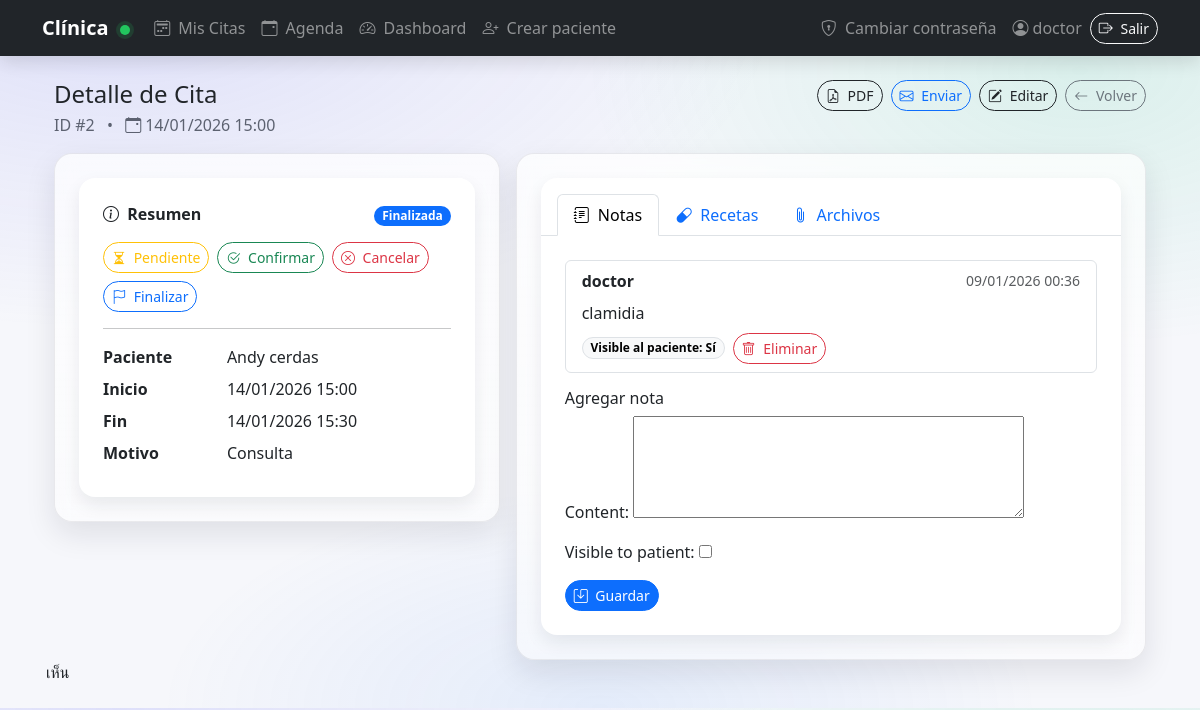
The app's page /appointments/2/ (signed in) with its own data.
### appointments/models.py (models this page shows, shortened)
class Appointment(models.Model):
    STATUS_CHOICES = [
        ("PENDING", "Pendiente"),
        ("CONFIRMED", "Confirmada"),
        ("CANCELLED", "Cancelada"),
        ("DONE", "Finalizada"),
    ]
    patient = models.ForeignKey(Patient, on_delete=models.PROTECT, related_name="appointments")
    doctor = models.ForeignKey(settings.AUTH_USER_MODEL, on_delete=models.PROTECT, related_name="doctor_appointments")
    start_time = models.DateTimeField()
    end_time = models.DateTimeField()
    reason = models.CharField(max_length=255, blank=True)
    status = models.CharField(max_length=20, choices=STATUS_CHOICES, default="PENDING")
    created_at = models.DateTimeField(auto_now_add=True)
    class Meta:
        ordering = ["-start_time"]

### patients/models.py (models this page shows)
class Patient(models.Model):
    user = models.OneToOneField(
        settings.AUTH_USER_MODEL,
        on_delete=models.CASCADE,
        related_name="patient_profile"
    )
    phone = models.CharField(max_length=20, blank=True)
    birth_date = models.DateField(null=True, blank=True)
    address = models.TextField(blank=True)
    created_at = models.DateTimeField(auto_now_add=True)
    def __str__(self):
        return self.user.get_full_name() or self.user.username

### notes/models.py (models this page shows, shortened)
class ClinicalNote(models.Model):
    appointment = models.ForeignKey(Appointment, on_delete=models.CASCADE, related_name="notes")
    author = models.ForeignKey(settings.AUTH_USER_MODEL, on_delete=models.PROTECT)
    content = models.TextField()
    visible_to_patient = models.BooleanField(default=False)
    created_at = models.DateTimeField(auto_now_add=True)
    class Meta:
        ordering = ["-created_at"]

### appointments/views.py (the view, shortened to what this page needs)
# urls.py: path("<int:pk>/", views.appointment_detail, name="appointment_detail"),
@login_required
def appointment_detail(request, pk):
    appointment = get_object_or_404(Appointment, pk=pk)
    is_patient = _is_patient(request.user)
    if is_patient and appointment.patient.user_id != request.user.id:
        messages.error(request, "No tienes permiso para ver esta cita.")
        return redirect("my_appointments")
    notes_qs = appointment.notes.all()
    prescriptions = appointment.prescriptions.all()
    files = appointment.files.all()
    form = None
    prescription_form = None
    file_form = None
    if not is_patient:
        if appointment.doctor_id != request.user.id:
            messages.error(request, "No tienes permiso para ver esta cita.")
            return redirect("doctor_agenda")
        form = ClinicalNoteForm()
        prescription_form = PrescriptionForm()
        file_form = AppointmentFileForm()
    if is_patient:
        notes_qs = notes_qs.filter(visible_to_patient=True)
    return render(
        request,
        "appointments/appointment_detail.html",
        {
            "appointment": appointment,
            "is_patient": is_patient,
            "notes": notes_qs,
            "form": form,
            "prescriptions": prescriptions,
            "files": files,
            "prescription_form": prescription_form,
            "file_form": file_form,
        },
    )

### notes/forms.py
class ClinicalNoteForm(forms.ModelForm):
    class Meta:
        model = ClinicalNote
        fields = ["content", "visible_to_patient"]
        widgets = {
            "content": forms.Textarea(attrs={"rows": 4}),
        }

### prescriptions/forms.py
class PrescriptionForm(forms.ModelForm):
    class Meta:
        model = Prescription
        fields = ["medication", "dosage", "frequency", "duration", "notes"]

### accounts/templatetags/user_extras.py (called while the page is built)
@register.filter
def has_patient_profile(user):
    return hasattr(user, "patient_profile")

### appointments/views.py (called while the page is built)
def _is_patient(user) -> bool:
    return hasattr(user, "patient_profile")

### appointments/templates/appointments/appointment_detail.html (shortened to what this page needs)
{% extends "base.html" %}
{% block content %}
<div class="container">
  <div class="d-flex align-items-start justify-content-between mb-3 flex-wrap gap-2">
    <div>
      <h1 class="h4 mb-1">Detalle de Cita</h1>
      <div class="muted">
        <span class="me-2">ID #{{ appointment.id }}</span>
        <span class="me-2">•</span>
        <span><i class="bi bi-calendar-event me-1"></i>{{ appointment.start_time|date:"d/m/Y H:i" }}</span>
      </div>
    </div>
    <div class="d-flex flex-wrap gap-2 align-items-center">
      {% if prescriptions %}
        <a class="btn btn-outline-dark btn-sm btn-pill"
           href="{% url 'appointment_prescriptions_pdf' appointment.id %}">
          <i class="bi bi-file-earmark-pdf me-1"></i> PDF
        </a>
      {% endif %}
      {% if not is_patient and prescriptions %}
        <form method="post" action="{% url 'appointment_prescriptions_email' appointment.id %}" class="m-0">
          <button class="btn btn-outline-primary btn-sm btn-pill" type="submit">
            <i class="bi bi-envelope me-1"></i> Enviar
          </button>
        </form>
      {% endif %}
      {% if not is_patient %}
        <a class="btn btn-outline-dark btn-sm btn-pill" href="{% url 'appointment_edit' appointment.id %}">
          <i class="bi bi-pencil-square me-1"></i> Editar
        </a>
      {% endif %}
      <a class="btn btn-outline-secondary btn-sm btn-pill" href="javascript:history.back()">
        <i class="bi bi-arrow-left me-1"></i> Volver
      </a>
    </div>
  </div>
  <div class="row g-3">
    <div class="col-lg-5">
      <div class="panel-glass p-3 p-md-4">
        <div class="card card-soft border-0">
          <div class="card-body p-4">
            <div class="d-flex align-items-center justify-content-between flex-wrap gap-2 mb-3">
              <div class="fw-semibold"><i class="bi bi-info-circle me-1"></i> Resumen</div>
              <div>
                {% if appointment.status == "CONFIRMED" %}
                  <span class="badge bg-success">Confirmada</span>
                {% elif appointment.status == "PENDING" %}
                  <span class="badge bg-warning text-dark">Pendiente</span>
                {% elif appointment.status == "CANCELLED" %}
                  <span class="badge bg-danger">Cancelada</span>
                {% elif appointment.status == "DONE" %}
                  <span class="badge bg-primary">Finalizada</span>
                {% else %}
                  <span class="badge text-bg-light border">{{ appointment.status }}</span>
                {% endif %}
              </div>
            </div>
            {% if not is_patient %}
              <div class="d-flex flex-wrap gap-2 mb-3">
                <form method="post" action="{% url 'appointment_set_status' appointment.id 'PENDING' %}" class="m-0">
                  <button type="submit" class="btn btn-outline-warning btn-sm btn-pill">
                    <i class="bi bi-hourglass-split me-1"></i> Pendiente
                  </button>
                </form>
                <form method="post" action="{% url 'appointment_set_status' appointment.id 'CONFIRMED' %}" class="m-0">
                  <button type="submit" class="btn btn-outline-success btn-sm btn-pill">
                    <i class="bi bi-check2-circle me-1"></i> Confirmar
                  </button>
                </form>
                <form method="post" action="{% url 'appointment_set_status' appointment.id 'CANCELLED' %}" class="m-0">
                  <button type="submit" class="btn btn-outline-danger btn-sm btn-pill">
                    <i class="bi bi-x-circle me-1"></i> Cancelar
                  </button>
                </form>
                <form method="post" action="{% url 'appointment_set_status' appointment.id 'DONE' %}" class="m-0">
                  <button type="submit" class="btn btn-outline-primary btn-sm btn-pill">
                    <i class="bi bi-flag me-1"></i> Finalizar
                  </button>
                </form>
              </div>
            {% endif %}
            <hr>
            <dl class="row mb-0">
              <dt class="col-sm-4">Paciente</dt>
              <dd class="col-sm-8">{{ appointment.patient|default:"—" }}</dd>
              <dt class="col-sm-4">Inicio</dt>
              <dd class="col-sm-8">{{ appointment.start_time|date:"d/m/Y H:i" }}</dd>
              <dt class="col-sm-4">Fin</dt>
              <dd class="col-sm-8">{{ appointment.end_time|date:"d/m/Y H:i" }}</dd>
              <dt class="col-sm-4">Motivo</dt>
              <dd class="col-sm-8">{{ appointment.reason|default:"—" }}</dd>
            </dl>
          </div>
        </div>
      </div>
    </div>
    <div class="col-lg-7">
      <div class="panel-glass p-3 p-md-4">
        <div class="card card-soft border-0">
          <div class="card-body p-0">
            <ul class="nav nav-tabs px-3 pt-3" role="tablist">
              <li class="nav-item" role="presentation">
                <button class="nav-link active" data-bs-toggle="tab" data-bs-target="#tab-notas" type="button" role="tab">
                  <i class="bi bi-journal-text me-1"></i> Notas
                </button>
              </li>
              <li class="nav-item" role="presentation">
                <button class="nav-link" data-bs-toggle="tab" data-bs-target="#tab-recetas" type="button" role="tab">
                  <i class="bi bi-capsule me-1"></i> Recetas
                </button>
              </li>
              <li class="nav-item" role="presentation">
                <button class="nav-link" data-bs-toggle="tab" data-bs-target="#tab-archivos" type="button" role="tab">
                  <i class="bi bi-paperclip me-1"></i> Archivos
                </button>
              </li>
            </ul>
            <div class="tab-content p-4">
              <div class="tab-pane fade show active" id="tab-notas" role="tabpanel">
                {% if notes %}
                  <div class="list-group mb-3">
                    {% for n in notes %}
                      <div class="list-group-item">
                        <div class="d-flex justify-content-between align-items-center flex-wrap gap-2">
                          <strong>{{ n.author|default:"—" }}</strong>
                          <span class="text-muted small">{{ n.created_at|date:"d/m/Y H:i" }}</span>
                        </div>
                        <div class="mt-2">{{ n.content }}</div>
                        <div class="mt-2 d-flex flex-wrap gap-2 align-items-center">
                          <span class="badge text-bg-light border">
                            Visible al paciente: {{ n.visible_to_patient|yesno:"Sí,No" }}
                          </span>
                          {% if not is_patient %}
                            <form method="post"
                                  action="{% url 'clinical_note_delete' appointment.id n.id %}"
                                  class="m-0"
                                  onsubmit="return confirm('¿Eliminar esta nota clínica?');">
                              <button class="btn btn-outline-danger btn-sm btn-pill" type="submit">
                                <i class="bi bi-trash me-1"></i> Eliminar
                              </button>
                            </form>
                          {% endif %}
                        </div>
                      </div>
                    {% endfor %}
                  </div>
                {% else %}
                  <p class="text-muted mb-3">No hay notas aún.</p>
                {% endif %}
                {% if form %}
                  <h3 class="h6 mt-3">Agregar nota</h3>
                  <form method="post">
                    {{ form.as_p }}
                    <button class="btn btn-primary btn-sm btn-pill" type="submit" name="save_note">
                      <i class="bi bi-save me-1"></i> Guardar
                    </button>
                  </form>
                {% endif %}
              </div>
            </div>
          </div>
        </div>
      </div>
    </div>
เห็น
  </div>
</div>
{% endblock %}

### templates/base.html (shortened to what this page needs)
{% load user_extras %}
<!doctype html>
<html lang="es">
  <head>
    <link href="https://cdn.jsdelivr.net/npm/bootstrap@5.3.3/dist/css/bootstrap.min.css" rel="stylesheet">
    <link href="https://cdn.jsdelivr.net/npm/bootstrap-icons@1.11.3/font/bootstrap-icons.min.css" rel="stylesheet">
  </head>
  <body>
    <nav class="navbar navbar-expand-lg navbar-dark bg-dark">
      <div class="container">
        <a class="navbar-brand fw-semibold" href="{% url 'home' %}">
          Clínica <span class="brand-dot"></span>
        </a>
        <div class="collapse navbar-collapse" id="nav">
          <ul class="navbar-nav me-auto">
            {% if user.is_authenticated %}
              <li class="nav-item">
                <a class="nav-link" href="{% url 'my_appointments' %}">
                  <i class="bi bi-calendar2-week me-1"></i> Mis Citas
                </a>
              </li>
              {% if not user|has_patient_profile %}
                <li class="nav-item">
                  <a class="nav-link" href="{% url 'doctor_agenda' %}">
                    <i class="bi bi-calendar-event me-1"></i> Agenda
                  </a>
                </li>
                <li class="nav-item">
                  <a class="nav-link" href="{% url 'doctor_dashboard' %}">
                    <i class="bi bi-speedometer2 me-1"></i> Dashboard
                  </a>
                </li>
                <li class="nav-item">
                  <a class="nav-link" href="{% url 'patient_create' %}">
                    <i class="bi bi-person-plus me-1"></i> Crear paciente
                  </a>
                </li>
              {% else %}
                <li class="nav-item">
                  <a class="nav-link" href="{% url 'patient_history' %}">
                    <i class="bi bi-clock-history me-1"></i> Historial
                  </a>
                </li>
              {% endif %}
            {% endif %}
          </ul>
          <ul class="navbar-nav ms-auto align-items-lg-center gap-lg-2">
            {% if user.is_authenticated %}
              <li class="nav-item">
                <a class="nav-link" href="{% url 'password_change' %}">
                  <i class="bi bi-shield-lock me-1"></i> Cambiar contraseña
                </a>
              </li>
              <li class="nav-item">
                <span class="navbar-text text-white-50">
                  <i class="bi bi-person-circle me-1"></i>{{ user.username }}
                </span>
              </li>
              <li class="nav-item">
                <form method="post" action="{% url 'logout' %}" class="m-0">
                  <button class="btn btn-outline-light btn-sm btn-pill" type="submit">
                    <i class="bi bi-box-arrow-right me-1"></i> Salir
                  </button>
                </form>
              </li>
            {% else %}
              <li class="nav-item">
                <a class="nav-link link-muted" href="{% url 'login' %}">
                  <i class="bi bi-box-arrow-in-right me-1"></i> Entrar
                </a>
              </li>
            {% endif %}
          </ul>
        </div>
      </div>
    </nav>
    <main class="container py-4">
      {% block content %}{% endblock %}
    </main>
  </body>
</html>

### templates/base.html (style rules this page uses)
:root { --glass: rgba(255,255,255,.72); --glass2: rgba(255,255,255,.52); --stroke: rgba(17,24,39,.08); --shadow: 0 12px 30px rgba(17,24,39,.10); --shadow2: 0 8px 18px rgba(17,24,39,.08); }
body { background: radial-gradient(1200px 600px at 10% 0%, rgba(99,102,241,.16), transparent 55%), radial-gradient(900px 500px at 90% 10%, rgba(16,185,129,.12), transparent 55%), radial-gradient(800px 400px at 50% 100%, rgba(59,130,246,.10), transparent 55%), #f6f7fb; }
.navbar { box-shadow: 0 6px 18px rgba(0,0,0,.12); }
.navbar .nav-link { opacity:.92; }
.brand-dot { width:10px; height:10px; border-radius:999px; background:#22c55e; display:inline-block; margin-left:.4rem; box-shadow:0 0 0 4px rgba(34,197,94,.15); }
.muted { color: rgba(17,24,39,.65); }
.panel-glass { background: linear-gradient(180deg, var(--glass), var(--glass2)); border: 1px solid var(--stroke); border-radius: 18px; box-shadow: var(--shadow); backdrop-filter: blur(10px); }
.card-soft { border-radius: 16px; box-shadow: var(--shadow2); }
.btn-pill { border-radius: 999px; }
.badge { border-radius: 999px; }

### records on screen
Appointment: id "2", start_time "14/01/2026 15:00", patient "Andy cerdas", end_time "14/01/2026 15:30", reason "Consulta"
ClinicalNote: author "doctor", created_at "09/01/2026 00:36", content "clamidia", visible_to_patient "Sí"

### other values on screen
{{ user.username }} "doctor"
